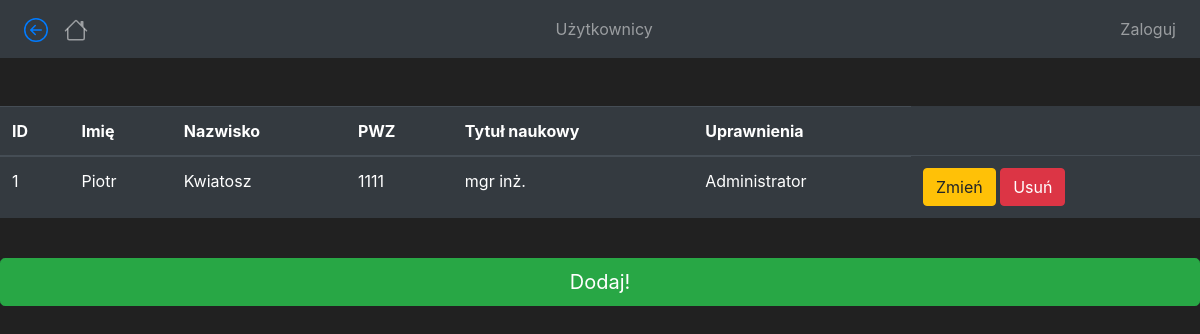
Before: /slowniki_uzytkownicy with the older database file.
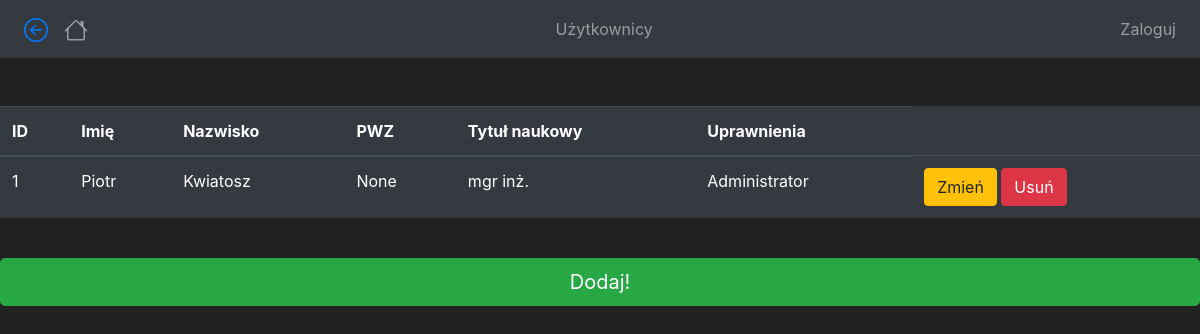
After: the same page with the newer database file.
### iszlc/models.py (models this page shows, shortened)
class Uzytkownicy(db.Model, UserMixin):
    id_uzytkownik = db.Column(db.Integer(), primary_key=True)
    nazwisko = db.Column(db.String(length=60), nullable=True, unique=False)
    imie = db.Column(db.String(length=30), nullable=True, unique=False)
    pwz = db.Column(db.Integer(), nullable=True, unique=False)
    tytul_naukowy = db.Column(db.String(), nullable=True, unique=False)
    uprawnienia = db.Column(db.String(), nullable=True, unique=False)
    password_hash = db.Column(db.String(length=30), nullable=False)
    @property
    def password(self):
        return self.password

### iszlc/routes.py (the view)
@app.route('/slowniki_uzytkownicy')
def slowniki_uzytkownicy_page():
    uzytkownik = Uzytkownicy.query.all()
    return render_template('slowniki/uzytkownicy.html', Uzytkownicy=uzytkownik)

### iszlc/routes.py (called while the page is built)
@app.context_processor
def base():
	form = SearchForm()
	return dict(form=form)

### iszlc/templates/slowniki/uzytkownicy.html (shortened to what this page needs)
{% extends 'base.html' %}
{% block title %}
    Użytkownicy
{% endblock %}
{% block content %}
<center>
<br><br>
<table class="table table-hover table-dark">
    <thead>
        <tr>
            <th scope="col">ID</th>
            <th scope="col">Imię</th>
            <th scope="col">Nazwisko</th>
            <th scope="col">PWZ</th>
            <th scope="col">Tytuł naukowy</th>
            <th scope="col">Uprawnienia</th>
        </tr>
    </thead>
    {% for uzytkownik in Uzytkownicy %}
       <tr>
            <td>{{ uzytkownik.id_uzytkownik }}</td>
            <td>{{ uzytkownik.imie }}</td>
            <td>{{ uzytkownik.nazwisko }}</td>
            <td>{{ uzytkownik.pwz }}</td>
            <td>{{ uzytkownik.tytul_naukowy }}</td>
            <td>{{ uzytkownik.uprawnienia }}</td>
            <td>
                <button class="btn btn-outline btn-warning">Zmień</button>
                <a class="btn btn-outline btn-danger"
                href="#">Usuń</a>
            </td>
        </tr>
    {% endfor %}
</table>
<td>
    <br>
    <a class="btn btn-primary btn-lg btn-block btn-success"
    href="{{ url_for('dodaj_uzytkownika_page') }}">Dodaj!</a>
    </td>
</center>
{% endblock %}

### iszlc/templates/base.html (shortened to what this page needs)
<!doctype html>
<html lang="pl">
   <head>
      <link rel="stylesheet" href="https://cdn.jsdelivr.net/npm/bootstrap@4.5.3/dist/css/bootstrap.min.css">
   </head>
   <body>
    <nav class="navbar navbar-expand-md navbar-dark bg-dark">
      <div class="collapse navbar-collapse justify-content-between" id="navbarNav">
        <ul class="navbar-nav">
            <li class="nav-link" class="back">
              <a href="javascript:history.back()">
              </a>
            </li>
            <li>
              <a class="nav-link" href="{{ url_for('iszlc_page') }}">
              <span class="sr-only">(current)</span></a>
            </li>
        </ul>
        <ul class="navbar-nav">
          <li class="nav-item">
              <a class="nav-link" href="#">
                  {% block title %}
                  {% endblock %}
              </a>
          </li>
       </ul>
        {% if current_user.is_authenticated %}
        <ul class="navbar-nav">
            <li class="nav-item">
                </a>
            </li>
            <li class="nav-item">
                <a class="nav-link">{{ current_user.imie }} {{ current_user.nazwisko }}</a>
            </li>
            <li class="nav-item">
                <a class="nav-link" href="{{ url_for('logout_page') }}">Wyloguj</a>
            </li>
        </ul>
        {% else %}
        <ul class="navbar-nav">
          <li class="nav-item">
              <a class="nav-link" href="{{ url_for('login_page') }}">Zaloguj</a>
        </li>
    </ul>
  {% endif %}
      </div>
    </nav>
      {% block content %}
      {% endblock %}
   </body>
</html>

### iszlc/templates/base.html (style rules this page uses)
body { background-color: #212121; color: white }

Changed rows visible on the page:
changed Uzytkownicy "Piotr": pwz "1111" → "None"
